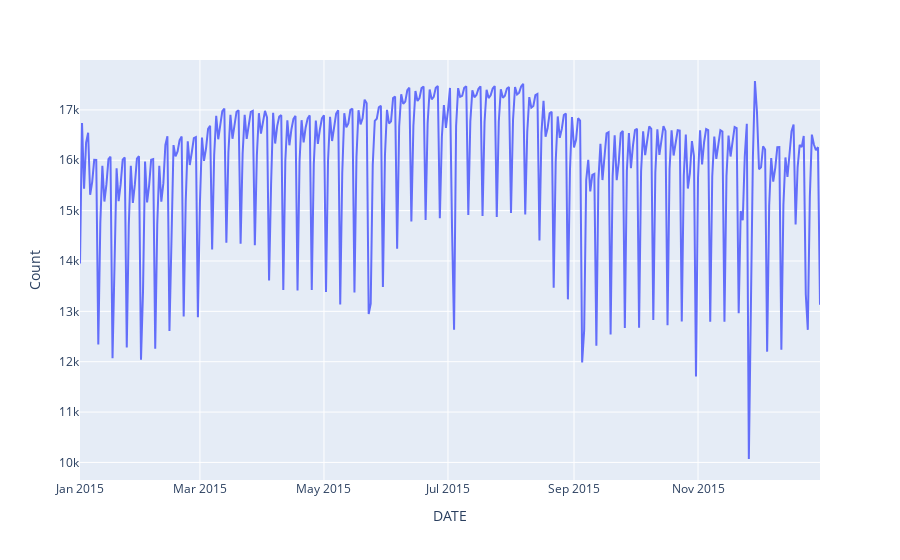

This figure's notebook cell:
### Markdown cell above
Brilliant integration with dates:

### Code cell
df1["DayOfWeek"] = df1["DATE"].dt.day_of_week
px.line(x="DATE", y="Count", data_frame=df1, hover_data=["DayOfWeek"])

### Figure 1 — Plotly figure (JSON) as saved in the notebook; plotly's stock layout.template omitted (floating-point values rounded to 4 significant figures; data arrays with more than 128 entries replaced by an {"elided": "..."} marker saying what was removed)
{"data": [{"customdata": {"elided": "365x1 int values"}, "hovertemplate": "DATE=%{x}<br>Count=%{y}<br>DayOfWeek=%{customdata[0]}<extra></extra>", "legendgroup": "", "line": {"color": "#636efa", "dash": "solid"}, "marker": {"symbol": "circle"}, "mode": "lines", "name": "", "orientation": "v", "showlegend": false, "type": "scatter", "x": {"elided": "365 str values"}, "xaxis": "x", "y": {"elided": "365 int values"}, "yaxis": "y"}], "layout": {"legend": {"tracegroupgap": 0}, "margin": {"t": 60}, "xaxis": {"anchor": "y", "domain": [0, 1], "title": {"text": "DATE"}}, "yaxis": {"anchor": "x", "domain": [0, 1], "title": {"text": "Count"}}}}
